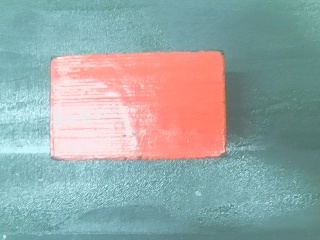
#> input picture User/Things/mixing.jpg, 320 x 240 px, found by its file name
$ python Arm_control.py
#> lines starting #> are read from the running program, lines starting #| are printed output that depends on the picture
import matplotlib.pyplot as plt
import matplotlib.image as mpimg

# 读取图片
img1 = mpimg.imread("E:/project/User/Things/mixing.jpg")
#> img1 is the input picture: shape (240, 320, 3); mean R, G, B 152, 167, 165.8
img2 = mpimg.imread("E:/project/User/Things/map_.original.jpg")
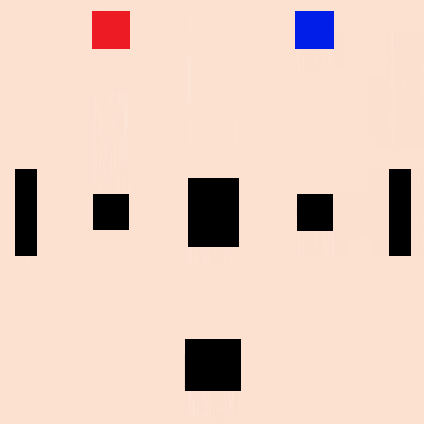
#> input picture User/Things/map_.original.jpg, 424 x 424 px, found by its file name
#> img2 is the input picture: shape (424, 424, 4) float32; mean R, G, B, A 0.907, 0.806, 0.756, 1

# 创建一个新的图形
plt.figure()

# 添加第一个子图
plt.subplot(1, 2, 1)  # (rows, columns, panel number)
plt.imshow(img1)
plt.title("Image 1")
plt.axis("off")  # 关闭坐标轴

# 添加第二个子图
plt.subplot(1, 2, 2)
plt.imshow(img2)
plt.title("Image 2")
plt.axis("off")

# 显示图形
plt.show()
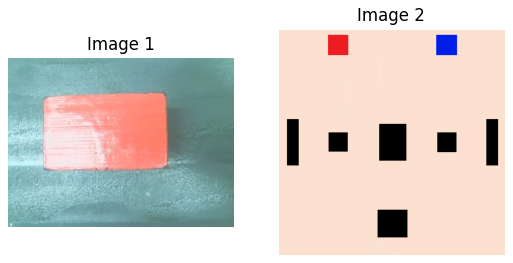
#> figure drawn by matplotlib, 2 panels
